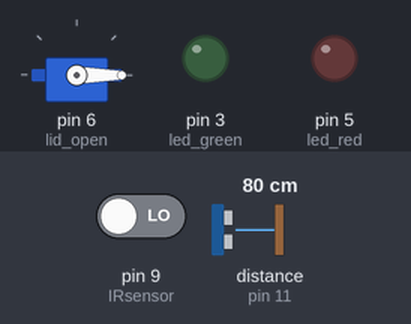
Bench run of a sketch on a simulated Arduino Uno, built with avr-gcc and run on an emulated ATmega328P. On the bench: servo, output pins drawn as LEDs (lit = HIGH). Wiring (inferred from the names in the program): ultrasonic range finder: trigger pin 10; echo pin 11. The test bench sets the inputs (shaded band); at power-on: distance to the obstacle (sensor on pin 11) 80 cm, pin 9 (IRsensor) LOW. The echo pulse lasts 58.3 µs per cm; pins used as bus, display or sensor lines are not drawn.

Above: at 1.2 s.
1.3 s: distance to the obstacle (sensor on pin 11) set to 25 cm
2.8 s: distance to the obstacle (sensor on pin 11) set to 21 cm
At 4.0 s:
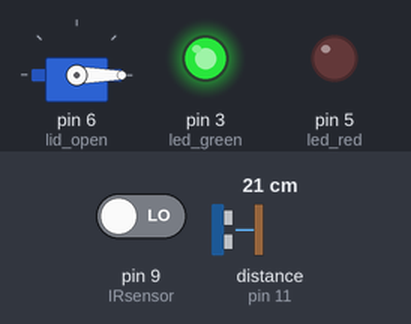
4.3 s: pin 9 (IRsensor) driven HIGH
At 5.5 s:
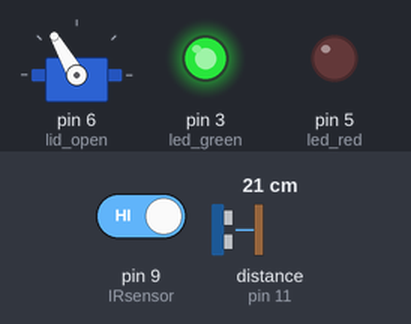
5.8 s: distance to the obstacle (sensor on pin 11) set to 13 cm
7.3 s: distance to the obstacle (sensor on pin 11) set to 10 cm
At 8.5 s:
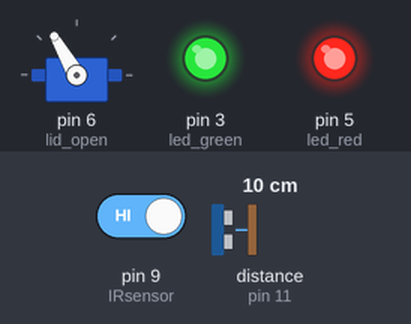
8.8 s: pin 9 (IRsensor) driven LOW
At 9.2 s:
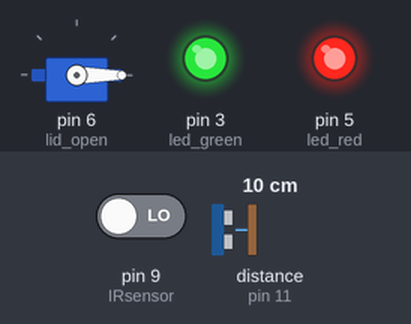
Timing chart, 0 to 11.3 s (numbered marks = the images above; inputs shaded):
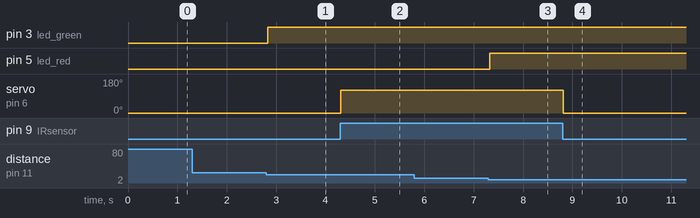

The sketch:

code.ino
```cpp
/*
Aakash Sharma
Code for Creating a Smart dustbin using IR sensor and ultrasonic sensor
*/
#include <Servo.h>
int IRsensor = 9;
const int led_red = 5 ; //when bin in filled
const int led_green = 3 ; // when bin in empty
Servo lid_open;
int trig = 10; //used to receive controlling signals from the Arduino board. This is the triggering input pin of the sensor
int echo = 11; //used for sending signals to the Arduino board where the Arduino calculates the pulse duration to know the distance
long timetaken;
float filterArray[20]; // defining array to store multiple data sample received from the sensor
float distance; // stores the distance from ultrasonic sensor
float ultrasonicMeasure();

void setup() {
  // put your setup code here, to run once:
  Serial.begin(115200);
  pinMode(IRsensor, INPUT);
  pinMode(led_red, OUTPUT);
  pinMode(led_green, OUTPUT);
  lid_open.attach(6);
  pinMode(trig, OUTPUT); // Sets the trig as an OUTPUT
  pinMode(echo, INPUT); // Sets the echo as an INPUT

}

void loop() {
  // code for servo open and close
  int sensor_status = digitalRead(IRsensor);
  if(sensor_status == 1){
    lid_open.write(120);
  }else{
    lid_open.write(0);
  }
  delay(10);
  //first code end
  //code for ultrasonic distance finder
    digitalWrite(trig, LOW);
    delayMicroseconds(2); // wait for 2 ms to avoid
                          // collision in serial monitor

    digitalWrite(trig, HIGH); // turn on the Trigger to generate pulse
    delayMicroseconds(5); // keep the trigger "ON" for 10 ms to generate
                           // pulse for 10 ms.

    digitalWrite(trig, LOW); // Turn off the pulse trigger to stop
                             // pulse generation
    timetaken = pulseIn(echo, HIGH);
    distance = timetaken * 0.0344 / 2; // Expression to calculate
                                 // distance using time
    delay(10);
    if(distance <=23 && distance > 11){
      analogWrite(led_green, 255);
      analogWrite(led_red, 0);
    }else if(distance <=11 && distance >= 5){
      analogWrite(led_green, 255);
      analogWrite(led_red, 255);
    }else if(distance <5){
      analogWrite(led_red,255);
      analogWrite(led_green, 0);
    }
}
```

Measured:
- the behaviour switches between 24 and 23 cm on distance to the obstacle (sensor on pin 11) (found by bisection; images 0 and 1)
- the behaviour switches between 12 and 11 cm on distance to the obstacle (sensor on pin 11) (found by bisection; images 2 and 3)
- after the input at 1.3 s, every drawn part: stays the same
- after the input at 2.8 s, pin 3 (led_green): LOW → HIGH at once
- after the input at 4.3 s, servo on pin 6 (lid_open): 0° → 120° at once
- after the input at 5.8 s, every drawn part: stays the same
- after the input at 7.3 s, pin 5 (led_red): LOW → HIGH at once
- after the input at 8.8 s, servo on pin 6 (lid_open): 120° → 0° at once
